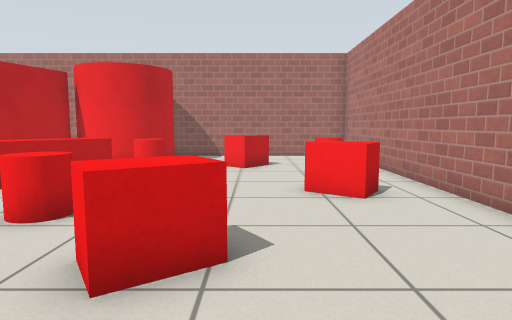
View 1 (above)

16 first-person views from a walk through a robot-simulator world made for Gazebo. The camera is 0.77 m above the floor, tilts 6° down and sees 75° across. The floor is counted in squares, 0.5 m on a side. Each view is taken from the middle of a square. On the plan, view 1 faces up. The plan holds only what a view shows up to about 16 squares ahead; the rest is blank. The robots in the file are not drawn. Gazebo's built-in surfaces are drawn with simple patterns.

View 2
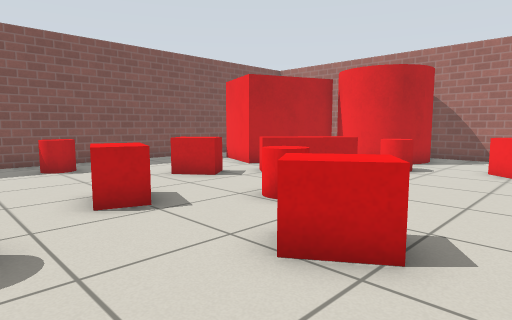

View 3
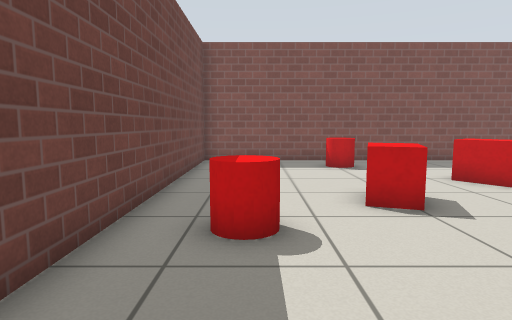

View 4
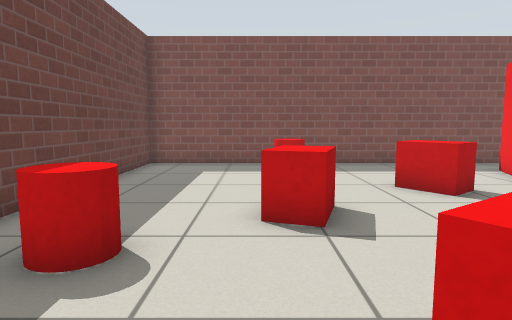

View 5
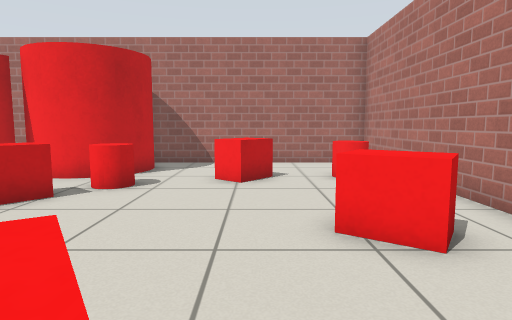

View 6
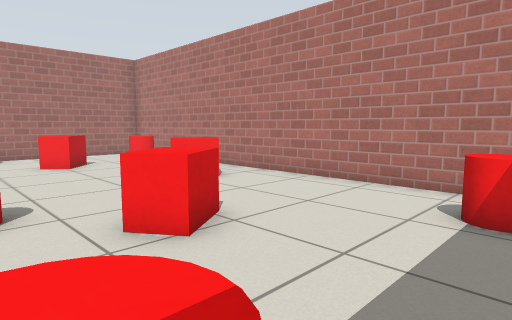

View 7
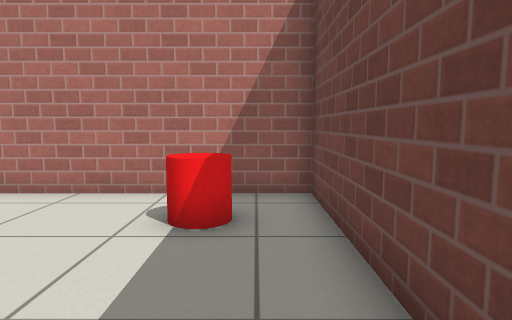

View 8
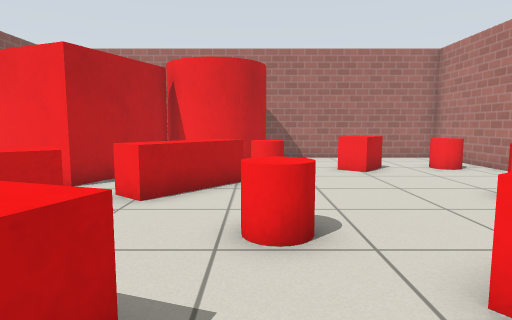

View 9
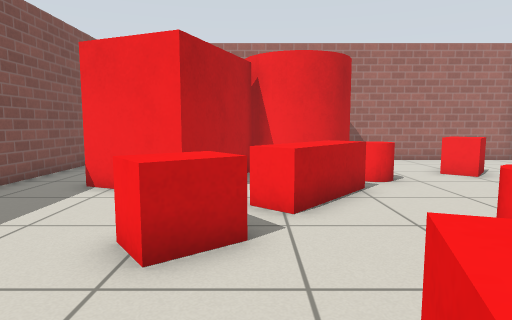

View 10
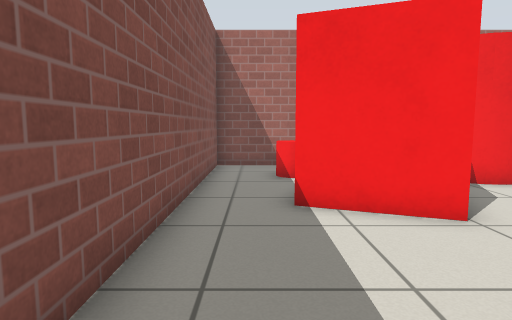

View 11
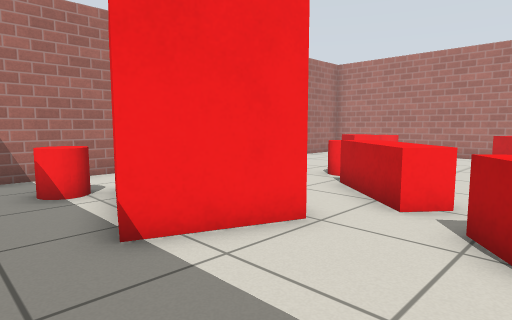

View 12
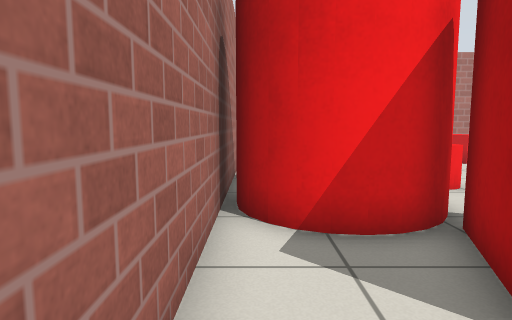

View 13
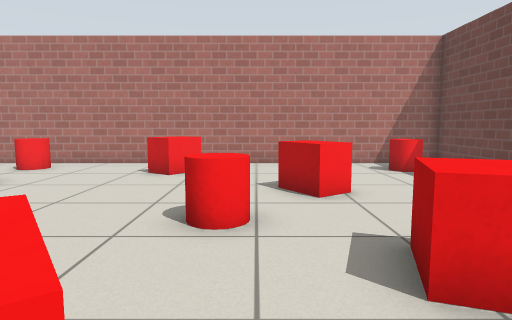

View 14
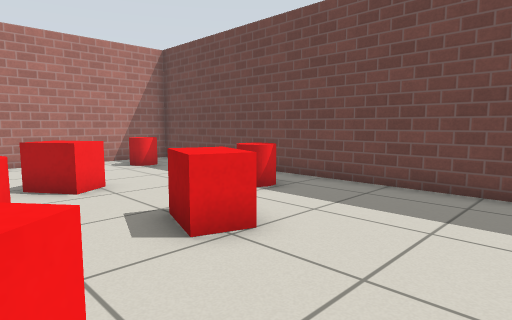

View 15
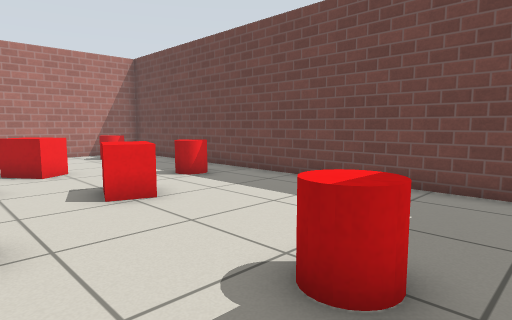

View 16
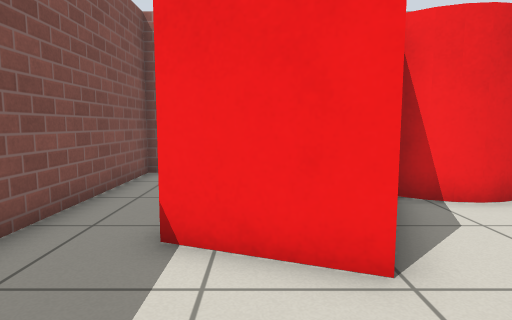

### Floor plan
Key: @ floor where view 1 was taken; # wall or solid block; . floor; C red cylinder; B red box.
Columns run from 14 left of view 1 to 5 right of it. Each row starts with its distance up from view 1.
 17 ####################
 16 #......CC .........#
 15 #......C  C........#
 14 #..CC..C  C........#
 13 #...BBBCCCC..BB..C.#
 12 #...B B...C..BB....#
 11 #..B  B...CC.......#
 10 #..BBB..BB.........#
  9 #....B..BB.........#
  8 #......BB......BBB.#
  7 #.....B.........B..#
  6 #....BBB..CC.......#
  5 #.........C........#
  4 #...........BB.....#
  3 #.CC....BB...B.....#
  2 #........B.........#
  1 #..................#
  0 #.........C...@.CC.#
 -1 #..................#
 -2 ####################

Where each view was taken, in squares from view 1:
view 1: 0 up, 0 right, facing up
view 2: 0 up, 1 right, facing up-left
view 3: 0 up, 1 right, facing left
view 4: 2 up, 0 right, facing left
view 5: 3 up, 0 right, facing up
view 6: 1 down, 4 left, facing up-right
view 7: 1 down, 3 left, facing right
view 8: 1 up, 4 left, facing up
view 9: 2 up, 7 left, facing up
view 10: 4 up, 12 left, facing up
view 11: 6 up, 13 left, facing up-right
view 12: 16 up, 12 left, facing right
view 13: 5 up, 9 left, facing right
view 14: 6 up, 10 left, facing down-right
view 15: 6 up, 13 left, facing down-right
view 16: 6 up, 10 left, facing up
